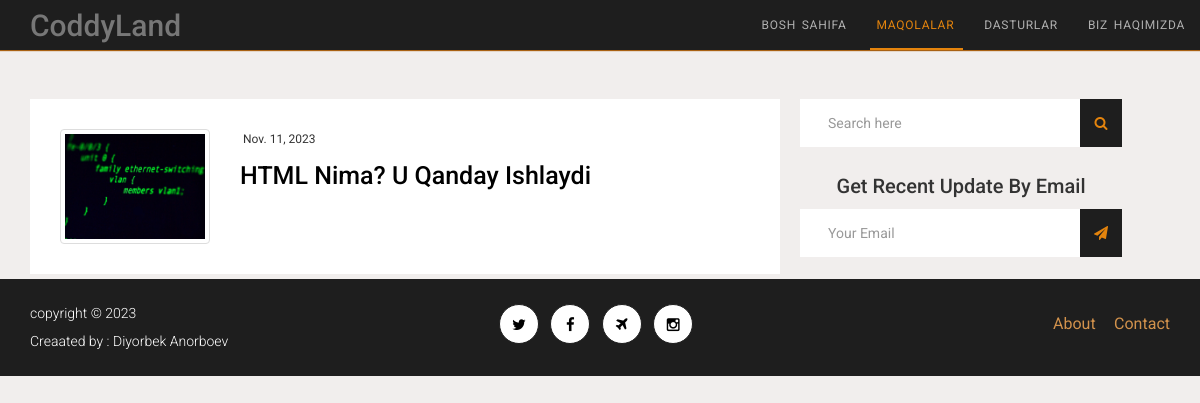
The app's page /article/ with its own data.
### main/models.py (models this page shows, shortened)
class Article(models.Model):
    img = models.ImageField(upload_to='article', blank=True, null=True)
    name = models.CharField(max_length=255, blank=True, null=True)
    title = models.CharField(max_length=255, blank=True, null=True)
    text = models.TextField(blank=True, null=True)
    data = models.DateField(blank=True, null=True)

### main/views.py (the view)
def article_view(request):
    context = {
        'article':Article.objects.all()
    }
    return render(request, 'maqolalar.html', context)

### templates/maqolalar.html (shortened to what this page needs)
{% load static %}
<!DOCTYPE html>
<html class="no-js">
<head>
    <link rel="stylesheet" href="{% static 'assets/css/bootstrap.min.css' %}">
    <link rel="stylesheet" href="{% static 'assets/css/font-awesome.min.css' %}">
    <link rel="stylesheet" href="{% static 'assets/css/animate.css' %}">
    <link rel="stylesheet" href="{% static 'assets/css/style.css' %}">{% static '
</head>
<body>
    <nav class="navbar navbar-default navbar-fixed-top">
        <div class="container">
            <div class="navbar-header">
                <a class="navbar-brand" href="{% url 'index' %}">
                    <h1>CoddyLand</h1>
                </a>
            </div>
            <div class="collapse navbar-collapse" id="bs-example-navbar-collapse-1">
                <ul class="nav navbar-nav navbar-right">
                    <li><a href="{% url 'index' %}">Bosh sahifa</span></a></li>
                    <li class="active"><a href="{% url 'article' %}">Maqolalar</a></li>
                    <li><a href="{% url 'program' %}">Dasturlar</a></li>
                    <li><a href="{% url 'about' %}">Biz haqimizda</a></li>
                </ul>
            </div>
        </div>
    </nav>
    <main>
        <div class="container">
            <div class="row">
                <section class="col-md-8">
                    {% for i in article %}
                    <article class="blog-item">
                        <div class="row">
                            <div class="col-md-3">
                                <a href="#">
                                    <img src="{{ i.img.url }}" class="img-thumbnail center-block" alt="html">
                                </a>
                            </div>
                            <div class="col-md-9">
                                <p>
                                    <time>{{ i.data }}<time>
                                </p>
                                <h1>
                                    <a href="{% url 'blog' i.id %}">{{ i.name }}</a>
                                </h1>
                            </div>
                        </div>
                    </article>
                    {% endfor %}
                </section>
                <aside class="col-md-4 col-sm-8 col-xs-8">
                    <div class="sidebar">
                        <div class="search-widget">
                            <div class="input-group margin-bottom-sm">
                                <input class="form-control" type="text" placeholder="Search here">
                                <a href="#" class="input-group-addon">
                                    <i class="fa fa-search fa-fw"></i>
                                </a>
                            </div>
                        </div>
                        <div class="subscribe-widget">
                            <h4 class="text-capitalize text-center">
                                get recent update by email
                            </h4>
                            <div class="input-group margin-bottom-sm">
                                <input class="form-control" type="text" placeholder="Your Email">
                                <a href="#" class="input-group-addon">
                                    <i class="fa fa-paper-plane fa-fw"></i>
                                </a>
                            </div>
                        </div>
                        <div class="share-widget hidden-xs hidden-sm">
                            <ul class="social-share text-center">
                                <li><a href="https://twitter.com/no_insoff"></a></li>
                                <li><a href="https://www.facebook.com/profile.php?id=100086462827350"></a></li>
                                <li><a href="https://telegram.me/anorboyev_web"></a></li>
                                <li><a href="https://instagram.com/diyorbek_anorboev"></a></li>
                            </ul>
                        </div>
                    </div>
                </aside>
            </div>
        </div>
    </main>
    <footer>
        <div class="container">
            <div class="row">
                <div class="col-md-4 col-sm-4">
                    copyright &copy; 2023
                    <br>
                    Creaated by : Diyorbek Anorboev
                </div>
                <div class="col-md-4 col-sm-4">
                    <ul class="social-share text-center">
                        <li><a href="https://twitter.com/no_insoff"><i class="fa fa-twitter"></i></a></li>
                        <li><a href="https://www.facebook.com/profile.php?id=100086462827350"><i class="fa fa-facebook"></i></a></li>
                        <li><a href="https://telegram.me/anorboyev_web"><i class="fa fa-plane"></i></a></li>
                        <li><a href="https://instagram.com/diyorbek_anorboev"><i class="fa fa-instagram"></i></a></li>
                    </ul>
                </div>
                <div class="col-md-4 col-sm-4">
                    <ul class="footer-nav">
                        <li><a href="{% url 'about' %}">About</a></li>
                        <li><a href="{% url 'contact' %}">Contact</a></li>
                    </ul>
                </div>
            </div>
        </div>
    </footer>
</body>
</html>

### static/assets/css/style.css (style rules this page uses)
.navbar { margin-bottom: 0px; }
.navbar-default { background-color: #1E1E1E; border: none; box-shadow: 0px 1px 1px #A96113; }
.navbar-default .navbar-nav>.active>a, .navbar-default .navbar-nav>.active>a:focus, .navbar-default .navbar-nav>.active>a:hover { background-color: transparent; color: #E4840D; }
.navbar-default .navbar-nav>li>a { color: rgba(238, 238, 238, 0.7); font-size: 12px; padding-right: 0px; margin-left: 15px; text-transform: uppercase; letter-spacing: .75px; word-spacing: 2px; -webkit-transition: all 0.75s; -moz-transition: all 0.75s; -ms-transition: all 0.75s; -o-transition: all 0.75s; transition: all 0.0.75s; }
.navbar-default .navbar-nav>li>a:after { background-color: #eeeeee; display: block; position: absolute; left: 9px; bottom: 0; width: 0; height: 2px; content: ""; -webkit-transition: all 0.75s; -moz-transition: all 0.75s; -ms-transition: all 0.75s; -o-transition: all 0.75s; transition: all 0.0.75s; }
.navbar-default .navbar-nav>.active>a:after, .navbar-default .navbar-nav>li>a:focus:after, .navbar-default .navbar-nav>li>a:hover:after { width: 100%; }
.navbar-default .navbar-nav>.active>a:after { background-color: #E4840D; }
.navbar-default .navbar-brand { padding: 7px 15px; }
body { background-color: #f1eeed; font-family: 'Roboto', sans-serif; font-size: 15px; line-height: 1.82em; }
a { color: #000000; }
h1,h2,h3,h4,h5,h6 { text-transform: capitalize; }
h1 { font-size: 30px; line-height: 1.29em; margin: 0; }
main { margin-top: 72px; }
.form-control { background-color: #f9f9f9; border: 1px solid #E0E0E0; border-radius: 0px; box-shadow: none; height: auto; padding: 14px 28px; }
.blog-item { background-color: #ffffff; margin-bottom: 5px; padding: 30px; }
.blog-item p { font-size: 12px; line-height: 1.75em; text-transform: capitalize; }
.blog-item p time { padding-left: 3px; }
.blog-item h1 { font-size: 25px; margin-top: 10px; }
.sidebar { position: relative; }
.search-widget { margin-bottom: 15px; }
.search-widget .input-group .form-control, .subscribe-widget .input-group .form-control { background-color: #ffffff; border: transparent; border-radius: 0px; box-shadow: none; height: auto; padding: 14px 28px; }
.search-widget .input-group a.input-group-addon, .subscribe-widget .input-group a.input-group-addon { border: none; border-radius: 0px; color: #E4840D; background-color: #1E1E1E; }
.subscribe-widget { margin: 28px 0px; }
.subscribe-widget h4 { font-size: 20px; margin-bottom: 12px; }
.social-share { padding: 0; }
.social-share li { display: inline-block; margin-right: 8px; }
.social-share:last-child { margin-right: 0px; }
.share-widget .social-share li a i, footer .social-share li a i { background-color: #ffffff; border: 1px solid #000000; border-radius: 0px; color: #000000; font-size: 15px; font-weight: 100; height: 40px; line-height: 40px; text-align: center; width: 40px; -webkit-transition: all 0.75s; -moz-transition: all 0.75s; -ms-transition: all 0.75s; -o-transition: all 0.75s; transition: all 0.0.75s; }
@media (min-width: 992px) { .sidebar { position: fixed; left: 66.67%; right: 6.5%; } }
footer { background-color: #1E1E1E; color: #ffffff; font-size: 14px; font-weight: 300; padding: 21px 0px; position: absolute; width: 100%; }
footer a { color: #D2924C; font-size: 16px; font-weight: 400; }
footer .social-share { margin-top: 4px; }
footer .social-share li a i { background-color: #ffffff; border-radius: 50%; border: 1px solid #1E1E1E; }
footer .footer-nav { float: right; margin-top: 10px; }
footer .footer-nav li { display: inline-block; list-style: none; margin-left: 15px; }

### records on screen
Article: img (picture), data "Nov. 11, 2023", name "HTML Nima? U Qanday Ishlaydi"
